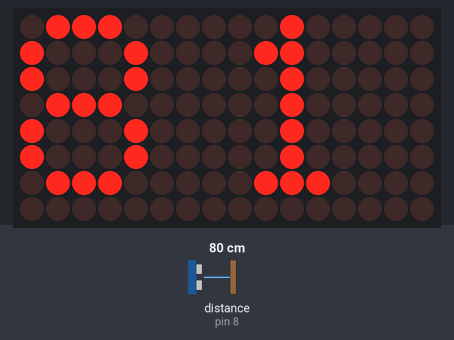
A sketch run on a simulated Arduino Mega 2560, built with avr-gcc and run on an emulated ATmega2560. Shown: 16×8 LED matrix. The inputs (shaded band) are chosen by the test bench; at power-on: distance to the obstacle (sensor on pin 8) 80 cm. The echo pulse lasts 58.3 µs per cm.

Above: at 1.2 s.
1.3 s: distance to the obstacle (sensor on pin 8) set to 2 cm
At 2.7 s:
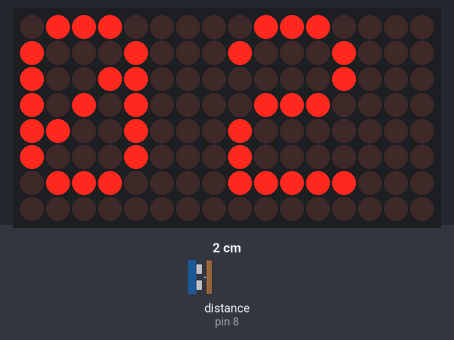
3.2 s: distance to the obstacle (sensor on pin 8) set to 4 cm
At 4.7 s:
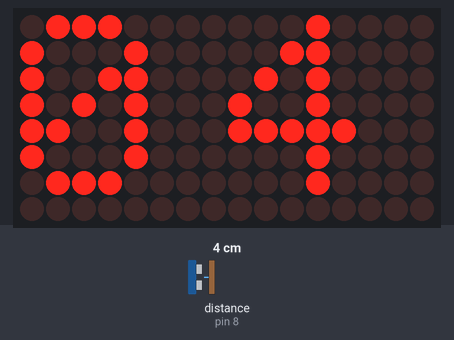
5.0 s: distance to the obstacle (sensor on pin 8) set to 9 cm
At 6.2 s:
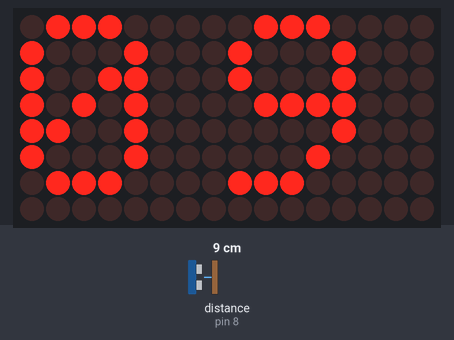
Timing chart, 0 to 8.0 s (numbered marks = the images above; inputs shaded):
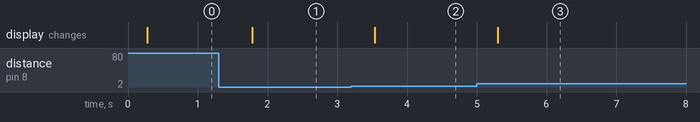

Measured:
- after the input at 1.3 s, the display: changes after 0.48 s (image 1)
- after the input at 3.2 s, the display: changes after 0.34 s (image 2)
- after the input at 5.0 s, the display: changes after 0.30 s (image 3)

The sketch:

measure.ino
```cpp
#include <SPI.h>
#include <Adafruit_GFX.h>
#include <Max72xxPanel.h>
#include <NewPing.h>

int pinCS = 10; // Attach CS to this pin, DIN to MOSI and CLK to SCK (cf http://arduino.cc/en/Reference/SPI )
int numberOfHorizontalDisplays = 2;
int numberOfVerticalDisplays = 1;

Max72xxPanel matrix = Max72xxPanel(pinCS, numberOfHorizontalDisplays, numberOfVerticalDisplays);

#define TRIGGER_PIN  9  // Arduino pin tied to trigger pin on ping sensor.
#define ECHO_PIN     8  // Arduino pin tied to echo pin on ping sensor.
#define MAX_DISTANCE 99 // Maximum distance we want to ping for (in centimeters). Maximum sensor distance is rated at 400-500cm.

NewPing sonar(TRIGGER_PIN, ECHO_PIN, MAX_DISTANCE); // NewPing setup of pins and maximum distance.

unsigned int pingSpeed = 50; // How frequently are we going to send out a ping (in milliseconds). 50ms would be 20 times a second.
unsigned long pingTimer;     // Holds the next ping time.
unsigned int cm;
unsigned int lastcm;

int wait = 30; // In milliseconds

int spacer = 1;
int width = 5 + spacer; // The font width is 5 pixels

void setup() {

  Serial.begin(9600); // Open serial monitor at 9600 baud to see ping results.
  pingTimer = millis(); // Start now.
  matrix.setIntensity(7); // Use a value between 0 and 15 for brightness

  // Adjust to your own needs
  //  matrix.setPosition(0, 0, 0); // The first display is at <0, 0>
  //  matrix.setPosition(1, 1, 0); // The second display is at <1, 0>
  //  matrix.setPosition(2, 2, 0); // The third display is at <2, 0>
  //  matrix.setPosition(3, 3, 0); // And the last display is at <3, 0>
  //  ...
  //  matrix.setRotation(0, 2);    // The first display is position upside down
  //  matrix.setRotation(3, 2);    // The same hold for the last display
}

void loop() {
  String reading ;
  String lastreading="  ";
  int lastcm =0;
  int dist = 0;
  while (true)
  {
  sonar.ping_timer(echoCheck);
  dist = (sonar.ping_median(10)/ US_ROUNDTRIP_CM);

  if (dist<10)
  {
    reading = "0" + String(dist);
  }
  else
  {
    reading = String(dist);
  }
  if (reading != lastreading)
  {
    lastreading = reading;
    matrix.fillScreen(LOW);
    int x = 0;
    int y = (matrix.height() - 8) / 2; // center the text vertically

        matrix.drawChar(x, y, reading[0], HIGH, LOW, 1);
        matrix.drawChar(x+ 8, y, reading[1], HIGH, LOW, 1);

    matrix.write(); // Send bitmap to display
  }
    delay(wait);
  }

}


void echoCheck() { // Timer2 interrupt calls this function every 24uS where you can check the ping status.
  // Don't do anything here!

  if (sonar.check_timer()){
    cm = sonar.ping_result / US_ROUNDTRIP_CM;


}
// Don't do anything here!
}
```
